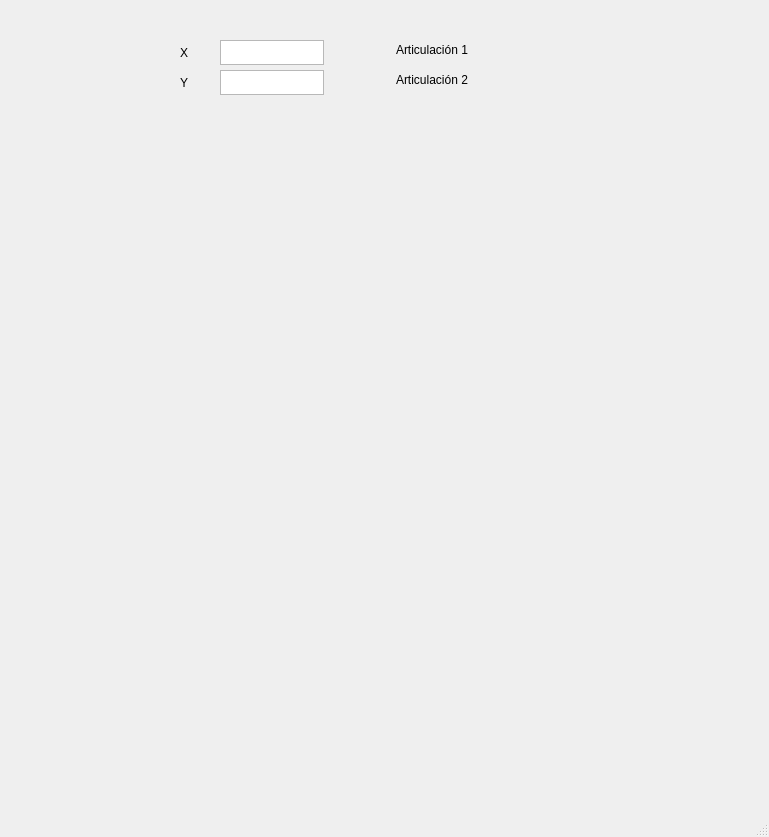
<?xml version="1.0" encoding="UTF-8"?>
<ui version="4.0">
 <class>MainWindow</class>
 <widget class="QMainWindow" name="MainWindow">
  <property name="geometry">
   <rect>
    <x>0</x>
    <y>0</y>
    <width>769</width>
    <height>837</height>
   </rect>
  </property>
  <property name="windowTitle">
   <string>MainWindow</string>
  </property>
  <widget class="QWidget" name="centralwidget">
   <widget class="QLabel" name="label">
    <property name="geometry">
     <rect>
      <x>180</x>
      <y>40</y>
      <width>21</width>
      <height>25</height>
     </rect>
    </property>
    <property name="text">
     <string>X</string>
    </property>
   </widget>
   <widget class="QLabel" name="label_2">
    <property name="geometry">
     <rect>
      <x>180</x>
      <y>70</y>
      <width>21</width>
      <height>25</height>
     </rect>
    </property>
    <property name="text">
     <string>Y</string>
    </property>
   </widget>
   <widget class="QTextEdit" name="textEdit">
    <property name="geometry">
     <rect>
      <x>220</x>
      <y>40</y>
      <width>104</width>
      <height>25</height>
     </rect>
    </property>
   </widget>
   <widget class="QTextEdit" name="textEdit_2">
    <property name="geometry">
     <rect>
      <x>220</x>
      <y>70</y>
      <width>104</width>
      <height>25</height>
     </rect>
    </property>
   </widget>
   <widget class="QWidget" name="widget" native="true">
    <property name="geometry">
     <rect>
      <x>100</x>
      <y>140</y>
      <width>551</width>
      <height>371</height>
     </rect>
    </property>
   </widget>
   <widget class="QLabel" name="label_3">
    <property name="geometry">
     <rect>
      <x>396</x>
      <y>40</y>
      <width>101</width>
      <height>20</height>
     </rect>
    </property>
    <property name="text">
     <string>Articulación 1</string>
    </property>
   </widget>
   <widget class="QLabel" name="label_4">
    <property name="geometry">
     <rect>
      <x>396</x>
      <y>70</y>
      <width>101</width>
      <height>20</height>
     </rect>
    </property>
    <property name="text">
     <string>Articulación 2</string>
    </property>
   </widget>
   <widget class="QLabel" name="label_5">
    <property name="geometry">
     <rect>
      <x>510</x>
      <y>70</y>
      <width>67</width>
      <height>17</height>
     </rect>
    </property>
    <property name="text">
     <string/>
    </property>
   </widget>
   <widget class="QLabel" name="label_6">
    <property name="geometry">
     <rect>
      <x>510</x>
      <y>40</y>
      <width>67</width>
      <height>17</height>
     </rect>
    </property>
    <property name="text">
     <string/>
    </property>
   </widget>
  </widget>
  <widget class="QStatusBar" name="statusbar"/>
 </widget>
 <resources/>
 <connections/>
</ui>
